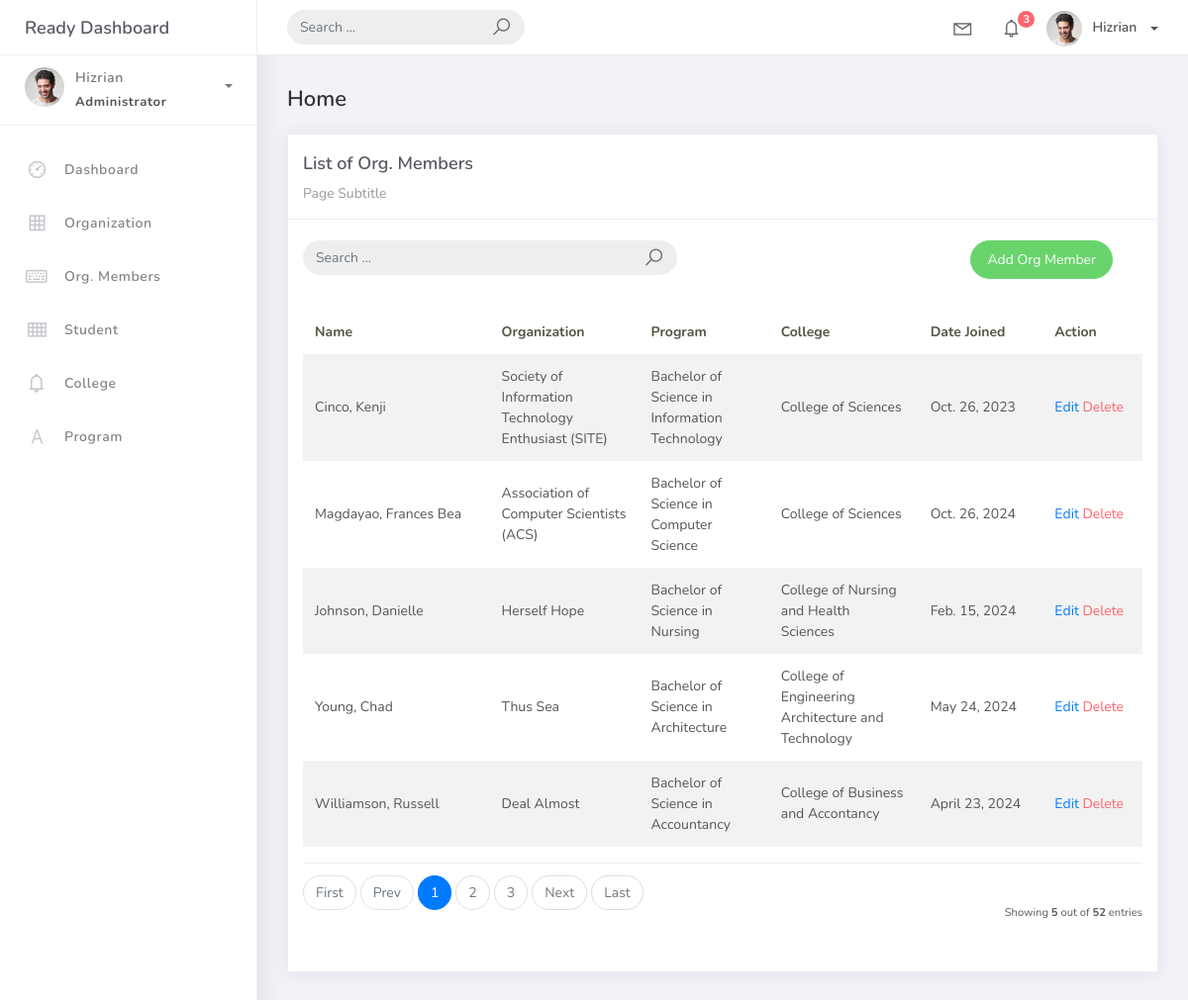
Screenshot of /orgmember_list/ with the database file from the repository.
### studentorg/models.py (models this page shows, shortened)
class BaseModel(models.Model):
    created_at = models.DateTimeField(auto_now_add=True, db_index=True)
    upated_at = models.DateTimeField(auto_now=True)
    class Meta:
        abstract = True

class OrgMember(BaseModel):
    student = models.ForeignKey(Student, on_delete=models.CASCADE, verbose_name="Student")
    organization = models.ForeignKey(Organization, on_delete=models.CASCADE, verbose_name="Organization")
    date_joined = models.DateField()

class Student(BaseModel):
    student_id = models.CharField(max_length=15)
    lastname = models.CharField(max_length=25, verbose_name="Last Name")
    firstname = models.CharField(max_length=25, verbose_name="First Name")
    middlename = models.CharField(max_length=25, blank=True, null=True, verbose_name="Middle Name")
    program = models.ForeignKey(Program, on_delete=models.CASCADE)
    def __str__(self):
        return f"{self.lastname}, {self.firstname}"

class Organization(BaseModel):
    name = models.CharField(max_length=250, verbose_name="Organization Name")
    college = models.ForeignKey(
        College, null=True, blank=True, on_delete=models.CASCADE, verbose_name="College")
    description = models.CharField(max_length=500)
    def __str__(self):
        return self.name

class Program(BaseModel):
    prog_name = models.CharField (max_length=150)
    college = models.ForeignKey(College, on_delete=models.CASCADE)
    def __str__(self):
        return self.prog_name

class College(BaseModel):
    college_name = models.CharField (max_length=150)
    def __str__(self):
        return self.college_name

### studentorg/views.py (the view, shortened to what this page needs)
# urls.py: path('orgmember_list/', OrgMemberList.as_view(), name='orgmember-list'),
class OrgMemberList(ListView):
     model = OrgMember
     context_object_name = 'orgmember'
     template_name = 'orgmember_list.html'
     paginate_by = 5
     def get_queryset(self, *args, **kwargs):
          qs = super(OrgMemberList, self).get_queryset(*args, **kwargs)
          return qs

### templates/orgmember_list.html
{% extends 'base.html' %} {% load static %} {% block content %}
<div class="content">
  <div class="container-fluid">
    <h4 class="page-title">Home</h4>
    <div class="row">
      <div class="col-md-12">
        <div class="card">
          <div class="card-header">
            <div class="card-title">List of Org. Members</div>
            <div class="card-category">Page Subtitle</div>
          </div>
          <br />
               <div class="col-md-12 row">
                   <div class="col-md-6">
                   <form class="navbar-left navbar-form nav-search mr-md-3" action="{% url 'orgmember-list' %}">
                       <div class="input-group">
                          <input type="text" placeholder="Search ..." class="form-control" name="q" />
                          <div class="input-group-append">
                              <span class="input-group-text">
                                <i class="la la-search search-icon"></i>
                              </span>
                          </div>
                      </div>
                   </form>
                   </div>
                   <div class="col-md-6">
                   <div class="pull-right">
                    <a href="{% url 'orgmember-add' %}" class="btn btn-success btn-rounded">Add Org Member</a>
                   </div>
                   </div>
                </div>
          <div class="card-body">
            <table class="table table-striped mt-3">
                <thead>
                    <tr>
                      <th scope="col" style="width: 150px;">Name</th>
                      <th scope="col" style="width: 120px;">Organization</th>
                      <th scope="col" style="width: 100px;">Program</th>
                      <th scope="col" style="width: 120px;">College</th>
                      <th scope="col" style="width: 100px;">Date Joined</th>
                      <th scope="col" style="width: 80px;">Action</th>
                    </tr>
                </thead>
              <tbody>
                {% for object in object_list %}
                <tr>
                  <td>{{ object.student }}</td>
                  <td>{{ object.organization }}</td>
                  <td>{{ object.student.program }}</td>
                  <td>{{ object.student.program.college }}</td>
                  <td>{{ object.date_joined }}</td>
                  <td>
                   <a href="orgmember_list/{{ object.id }}">Edit</a>
                   <a href="orgmember_list/{{ object.id }}/delete" class="text-danger">Delete</a>
                 </td>
                </tr>
                {% empty %}
                <tr>
                  <td colspan="4" style="text-align: center">
                   <p class="text-sm font-wight-bold mb-0">No Records Found</p>
                  </td>
                </tr>
                {% endfor %}
              </tbody>
            </table>
            {% include 'includes/pagination.html' %}
          </div>
        </div>
      </div>
    </div>
  </div>
</div>
{% endblock %}

### rows the page displays
OrgMember: student "Cinco, Kenji", organization "Society of Information Technology Enthusiast (SITE)", student.program "Bachelor of Science in Information Technology", student.program.college "College of Sciences", date_joined "Oct. 26, 2023"
OrgMember: student "Magdayao, Frances Bea", organization "Association of Computer Scientists (ACS)", student.program "Bachelor of Science in Computer Science", student.program.college "College of Sciences", date_joined "Oct. 26, 2024"
OrgMember: student "Johnson, Danielle", organization "Herself Hope", student.program "Bachelor of Science in Nursing", student.program.college "College of Nursing and Health Sciences", date_joined "Feb. 15, 2024"
OrgMember: student "Young, Chad", organization "Thus Sea", student.program "Bachelor of Science in Architecture", student.program.college "College of Engineering Architecture and Technology", date_joined "May 24, 2024"
OrgMember: student "Williamson, Russell", organization "Deal Almost", student.program "Bachelor of Science in Accountancy", student.program.college "College of Business and Accontancy", date_joined "April 23, 2024"

### other values shown
{{ page_num }} "1"
{{ page_num }} "2" "3"
{{ object_list.count }} "5"
{{ paginator.count }} "52"
